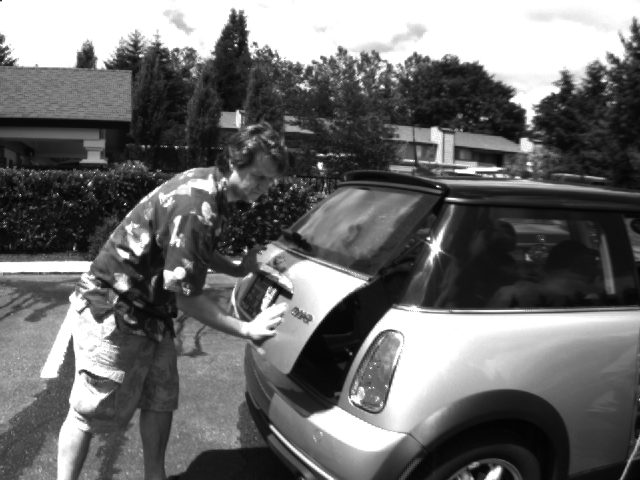
%> input picture Conergence files cluster/frame10.png, 640 x 480 px
$ octave --eval "V_cycle;"   (GNU Octave 9; MATLAB toolbox functions it lacks are replaced by stand-ins)
%> lines starting %> are read from the running program, lines starting %| are printed output that depends on the picture; in (x1, y1, x2, y2) boxes, pixels count from 0 and x2, y2 are one past the last pixel; in counts of white or black regions, pixels touching at a corner belong together; the program's own positions count from 1
### Conergence files cluster/initial_values.m
function [u0, v0, Ix, Iy, lambda, rhsu, rhsv, tol, maxit] = initial_values();

I0 = double(imread('frame10.png'));
%> I0: size 480x640 double; min 3, max 255, mean 108.4; mean of the top-left, top-right, bottom-left and bottom-right quarters 105.8, 117, 108.3, 102.6
I1 = double(imread('frame11.png'));
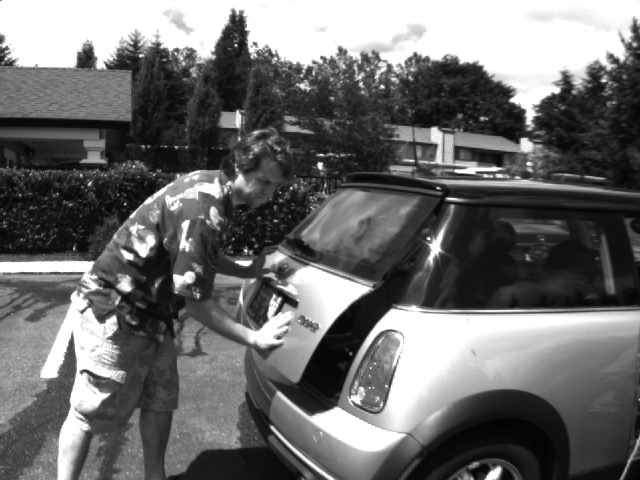
%> input picture Conergence files cluster/frame11.png, 640 x 480 px
%> I1: size 480x640 double; min 2, max 255, mean 108.7; mean of the top-left, top-right, bottom-left and bottom-right quarters 105.8, 116.9, 107.9, 104
% [I0,I1] = generate_test_images(256);
[I0,I1] = imagePreprocessing(I0,I1);
[It,Ix,Iy] =  dI(I0,I1);
lambda = 1000;

rhsu = -Ix.*It;
rhsv = -Iy.*It;

u0 = zeros(size(rhsu));
v0 = zeros(size(rhsv));

tol = 0.001;
maxit = 1000;
end

### imagePreprocessing.m
function [I0,I1] = imagePreprocessing(I0,I1)


sigma = 5;
I0 = imgaussfilt(I0,sigma);
I1 = imgaussfilt(I1,sigma);


end

### dI.m
function [dtI,dxI,dyI] = dI(I0,I1)
%% Pre-allocating
[n,m] = size(I0);
%> n = 480; m = 640
dxI0 = zeros(size(I0));
dxI1 = zeros(size(I1));
dyI0 = zeros(size(I0));
dyI1 = zeros(size(I1));
%% dtI
dtI = I1-I0;

%% dxI
for i = 1:m-1
    dxI0(:,i) = I0(:,i+1)-I0(:,i);
    dxI1(:,i) = I1(:,i+1)-I1(:,i);
end
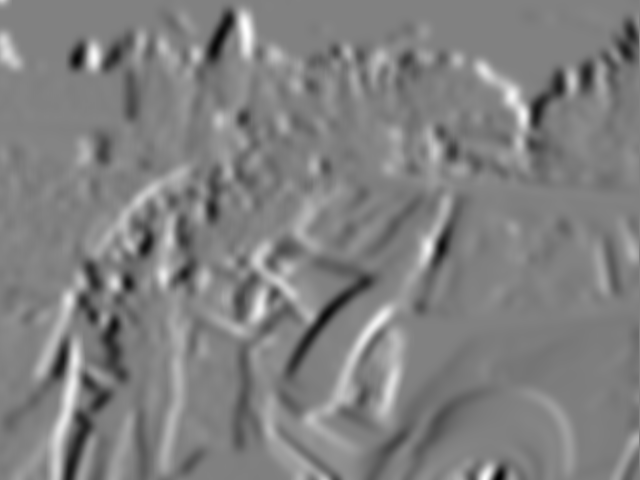
%> dxI0: size 480x640 double; min -16.8, max 16.32, mean -0.0649; drawn with min black and max white
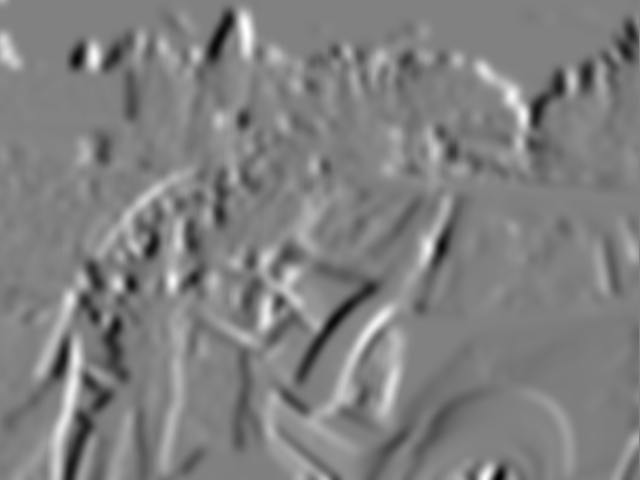
%> dxI1: size 480x640 double; min -16.79, max 16.31, mean -0.0655; drawn with min black and max white
    dxI0(:,m) =  I0(:,m)-I0(:,m-1);
%> dxI0: size 480x640 double; 0.16% of pixels changed, all inside (x1, y1, x2, y2) = (639, 0, 640, 480)
    dxI1(:,m) =  I1(:,m)-I1(:,m-1);

    dxI = 1/2*(dxI0+dxI1);
%% dyI
for i = 1:n-1
    dyI0(i,:) = I0(i+1,:)-I0(i,:);
    dyI1(i,:) = I1(i+1,:)-I1(i,:);
end
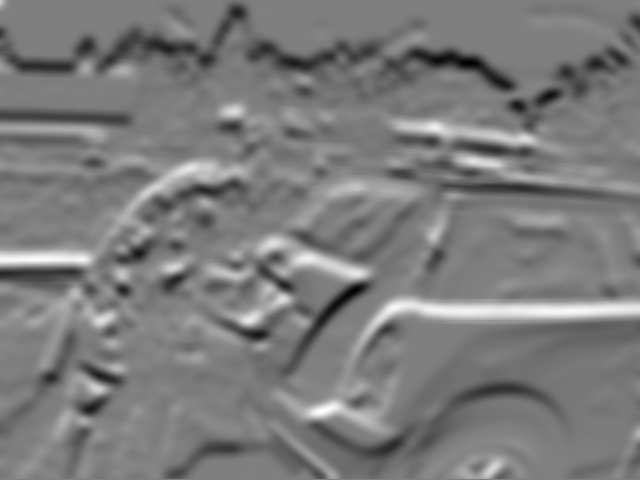
%> dyI0: size 480x640 double; min -17.07, max 17.18, mean -0.399; drawn with min black and max white
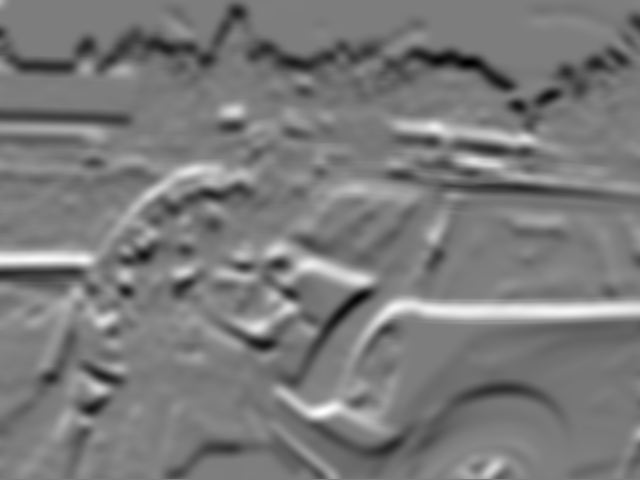
%> dyI1: size 480x640 double; min -17.08, max 17.5, mean -0.399; drawn with min black and max white
    dyI0(n,:) =  I0(n,:)-I0(n-1,:);
%> dyI0: size 480x640 double; 0.21% of pixels changed, all inside (x1, y1, x2, y2) = (0, 479, 640, 480)
    dyI1(n,:) =  I1(n,:)-I1(n-1,:);

    dyI = 1/2*(dyI0+dyI1);
end

### Conergence files cluster/rediscretize.m
function [Syst_mat,RHS] = rediscretize(I0,I1,M,N,lambda)
%UNTITLED Summary of this function goes here
%   Detailed explanation goes here

[It,Ix,Iy] =  dI(I0,I1);
% M rows and N columns
%% Creating B1 and B2
Ix = Ix(:);
Iy = Iy(:);
It = It(:);
e = -lambda*ones(M*N,1);
diagonal1 = -4*e + Ix.^2;
diagonal2 = -4*e + Iy.^2;
B1 = spdiags([e,e,diagonal1,e,e],[-M,-1,0,1,M],M*N,M*N);
B2 = spdiags([e,e,diagonal2,e,e],[-M,-1,0,1,M],M*N,M*N);


indices1 = (M+1):M:M*N; indices2 = M:M:(M*N-1);
B1(indices1,indices2) = 0; B1(indices2,indices1) = 0; B2(indices1,indices2) = 0; B2(indices2,indices1) = 0;
%% Creating IxIy
IxIy = spdiags(Ix.*Iy,0,M*N,M*N);

%% Create full matrix
Syst_mat = [B1,IxIy;
    IxIy,B2];
%% RHS

RHS = -[Ix.*It;Iy.*It];

end

### Conergence files cluster/subcycle.m
function [ u1,v1 ,norm1_r,A,SMP,FLOPS] = subcycle(Syst_mat,RHS,level,u0,v0,M,N,pre_s,post_s,max_level,norm1_r,A,SMP,flag,FLOPS)
%UNTITLED4 Summary of this function goes here
%   Detailed explanation goes here

%% getSystem


int_check=isinteger(int16(M)/(2^level)) && isinteger(int16(N)/(2^level));


%% initiate recursion
if level<max_level && int_check

%% pre_smooth
% [u1,v1]=rb_GS(Syst_mat,RHS,u0,v0,pre_s,M,N);
%norm1_r = [norm1_r;norm(RHS-Syst_mat*[u0;v0])];
%plot(norm1_r,'-*')
[u1,v1,A] = Gauss_Seidel_RB_level(u0, v0, RHS, Syst_mat, M,N, pre_s,flag,level,A,false);
residual_u1_v1=RHS-Syst_mat*[u1;v1];
% [12 lines of commented-out code are left out]
switch flag

    case false
        [~,RHS_2]=step_down_Mat_level(Syst_mat,residual_u1_v1,M,N,flag);
        Syst_mat_2 = SMP{level};
    case true
        [Syst_mat_2,RHS_2]=step_down_Mat_level(Syst_mat,residual_u1_v1,M,N,flag);
        SMP{level} = Syst_mat_2;
end


u0=zeros(length(RHS_2)/2,1);
v0=zeros(length(RHS_2)/2,1);
% fprintf('Time for step_down_Mat %f \n',toc)


[up_u,up_v,norm1_r,A,SMP,FLOPS]=subcycle(Syst_mat_2,RHS_2,level+1,u0,v0,M/2,N/2,pre_s,post_s,max_level,norm1_r,A,SMP,flag,FLOPS);

[up_u]=step_up(up_u,M,N);
[up_v]=step_up(up_v,M,N);

u1=u1+up_u;
v1=v1+up_v;
% [I1]=step_up_im(I1,M,N);

%% post_smooth
[u1,v1,A] = Gauss_Seidel_RB_level(u1, v1, RHS, Syst_mat, M,N, post_s,flag,level,A,true);
% [4 lines of commented-out code are left out]


else
    if level==max_level
    %% Conjugate Gradient
    x0=[u0;v0];
    [x,~,cnt]=conjugate_gradient(Syst_mat,RHS,x0(:),10^-8,1000);
    u1 = x(1:M*N); v1 = x(M*N+1:end);
    FLOPS = FLOPS + cnt* 10 * (M*N);
    end

end


end

### getRedBlack.m
function [black,red] = getRedBlack(M,N)

if mod(M,2) == 1
    black = 1:2:M*N;
    red = 2:2:M*N;
else
    X = reshape(1:M*N,M,N)';
    red = zeros(ceil(M*N/2),1);
    redCNT = 0;
    for i = 1:2:M
        red(redCNT+1:redCNT + length(X(2:2:end,i))) = X(2:2:end,i);
        redCNT = redCNT + length(X(2:2:end,i));
    end
    for i = 2:2:M
        red(redCNT+1:redCNT + length(X(1:2:end,i))) = X(1:2:end,i);
        redCNT = redCNT + length(X(1:2:end,i));
    end
    red = sort(red);
    black = ((1:2:N*M)+(2:2:M*N))'-red;
end
end

### Functioning code/Gauss_Seidel_RB_level.m
function [u,v,A] = Gauss_Seidel_RB_level(u0, v0, RHS, Syst_mat, M,N, maxit,saveMat,level,A,reverse)

%
% [u,v] = Gauss_Seidel_RB(u0, v0, Ix, Iy, rhsu, rhsv, tol, maxit) performs
% the red black method for solving the optical flow problem.
%
% input:
% u0 - initial guess for u
% v0 - initial guess for v
% Ix - x-derivative of the first frame
% Iy - y-derivative of the first frame
% lambda - regularisation parameter
% rhsu - right-hand side in the equation for u
% rhsv - right-hand side in the equation for v
% tol - relative residual tolerance
% maxit - maximum number of iterations
%
% output:
% u - numerical solution for u
% v - numerical solution for v
% norm_r = norm(RHS-Syst_mat*[u0;v0]);
%% Initializing values
switch saveMat
    case true
        B1 = Syst_mat(1:M*N,1:M*N);
        B2 = Syst_mat(M*N+1:2*M*N, M*N+1:2*M*N);
        IxIy = Syst_mat(1:M*N,M*N+1:2*M*N);
        rhsu = RHS(1:M*N); rhsv = RHS(M*N+1:end);
        %Black first, red second
        [black,red] = getRedBlack(M,N);
        D1 = full(diag(B1(black,black))).^-1; D2 = full(diag(B1(red,red))).^-1;
        D3 = full(diag(B2(black,black))).^-1; D4 = full(diag(B2(red,red))).^-1;
        E1 = B1(black,red); F1 = B1(red,black); E2 = B2(black,red); F2 = B2(red,black);
        A1 = IxIy(black,black); A2 = IxIy(red,red);
        u1 = u0(black); u2 = u0(red); v1 = v0(black); v2 = v0(red);
        b1 = rhsu(black); b2 = rhsu(red); b3 = rhsv(black); b4 = rhsv(red);

        A{level} = {D1,D2,D3,D4,E1,E2,F1,F2,A1,A2,black,red};
    case false
        rhsu = RHS(1:M*N); rhsv = RHS(M*N+1:end);
        black = A{level}{11};
        red = A{level}{12};
        u1 = u0(black); u2 = u0(red); v1 = v0(black); v2 = v0(red);
        b1 = rhsu(black); b2 = rhsu(red); b3 = rhsv(black); b4 = rhsv(red);
        D1 = A{level}{1};
        D2 = A{level}{2};
        D3 = A{level}{3};
        D4 = A{level}{4};
        E1 = A{level}{5};
        E2 = A{level}{6};
        F1 = A{level}{7};
        F2 = A{level}{8};
        A1 = A{level}{9};
        A2 = A{level}{10};
end

cnt = 0;
switch reverse
    case false
        while maxit > cnt
            cnt = cnt+1;
            u1 = D1.*(b1 - (E1*u2 + A1*v1));%
            u2 = D2.*(b2 - (F1*u1 + A2*v2));%
            v1 = D3.*(b3 - (E2*v2 + A1*u1));%
            v2 = D4.*(b4 - (F2*v1 + A2*u2));%
        end
    case true
        while maxit > cnt
            cnt = cnt+1;
            v2 = D4.*(b4 - (F2*v1 + A2*u2));%
            v1 = D3.*(b3 - (E2*v2 + A1*u1));%
            u2 = D2.*(b2 - (F1*u1 + A2*v2));%
            u1 = D1.*(b1 - (E1*u2 + A1*v1));%
        end
end
% toc
u = [u1;u2];
v = [v1;v2];
u([black;red]) = u;
v([black;red]) = v;
% norm_r = [norm_r,norm([rhsu;rhsv]-Syst_mat*[u;v])];


end

### Conergence files cluster/step_down.m
function [ v1 ] = step_down(u1,M,N)
%UNTITLED2 Summary of this function goes here
%   Detailed explanation goes here

u1 = reshape(u1,M,N);
v1 = 1/4*(u1(1:2:M,1:2:N)+u1(2:2:M,1:2:N)+u1(1:2:M,2:2:N)+u1(2:2:M,2:2:N));
v1=v1(:);

end

### Conergence files cluster/conjugate_gradient.m
% The actual itereations in CG
function [x,r,cnt] = conjugate_gradient(A,b,x0,tol,maxit)
r = b-A*x0; p = r; x = x0; s = r'*r; s0 = s;
cnt = 1;
while sqrt(s)/sqrt(s0) > tol && cnt < maxit
    cnt = cnt+1;
    z = A*p;
    alpha = s/(z'*p);
    x = x + alpha*p;
    r = r-alpha*z;
    s_old = s;
    s = r'*r;
    beta = s/s_old;
    p = r + beta * p;
end
end

### Conergence files cluster/step_down_Mat_level.m
function [ Syst_mat,RHS ] = step_down_Mat_level(Syst_mat,RHS,M,N,saveMat)
%UNTITLED2 Summary of this function goes here
%   Detailed explanation goes here
switch saveMat
    case true
        Cut_mat=create_cut_mat(M,N);
        B1=Syst_mat(1:M*N,1:M*N);
        B2=Syst_mat(M*N+1:end,M*N+1:end);
        D1=Syst_mat(1:M*N,M*N+1:end);
        D2=Syst_mat(M*N+1:end,1:M*N);

        RHS_1=RHS(1:M*N);
        RHS_2=RHS(M*N+1:end);

        %% clip
        B1=Cut_mat*B1*Cut_mat';
        B2=Cut_mat*B2*Cut_mat';
        D1=Cut_mat*D1*Cut_mat';
        D2=Cut_mat*D2*Cut_mat';

        Syst_mat=0.25*[B1,D1;D2,B2];
        %% columnclip
end
RHS_1=RHS(1:M*N);
RHS_2=RHS(M*N+1:end);
RHS_1=step_down(RHS_1,M,N);
RHS_2=step_down(RHS_2,M,N);
RHS=[RHS_1;RHS_2];
end

### Conergence files cluster/step_up.m
function [ v1 ] = step_up( u1,M,N )
%UNTITLED3 Summary of this function goes here
%   Detailed explanation goes here

u1=reshape(u1,M/2,N/2);
v1=zeros(M,N);
v1(1:2:M,1:2:N)=u1;
v1(2:2:M,1:2:N)=u1;
v1(1:2:M,2:2:N)=u1;
v1(2:2:M,2:2:N)=u1;
v1=v1(:);
end

### Convergence files/create_cut_mat.m
function [ C] = create_cut_mat( M,N  )
%UNTITLED Summary of this function goes here
%   Detailed explanation goes here

Cut_mat_row=[1:M*N/2,1:M*N/2,1:M*N/2-M/2,1:M*N/2-M/2];
Cut_mat_column=([1:2:M*N,2:2:M*N,M+1:2:M*N,M+2:2:M*N]);
Cut_mat=sparse(Cut_mat_row,Cut_mat_column,1);
cut_vec=repmat([ones(1,M/2),zeros(1,M/2)],1,N/2);
sp_cut_vec=sparse(1:M*N/2,1:M*N/2,cut_vec);
Cut_mat=sp_cut_vec*Cut_mat;
C=Cut_mat(any(Cut_mat,2),:);
end

### Conergence files cluster/V_cycle.m
function V_cycle()
%UNTITLED4 Summary of this function goes here
%   Detailed explanation goes here
addpath('..\GivenCode');

[u0, v0, ~, ~, ~, ~, ~, ~, ~]=initial_values();
%> in initial_values, `rhsv = -Iy.*It;`:
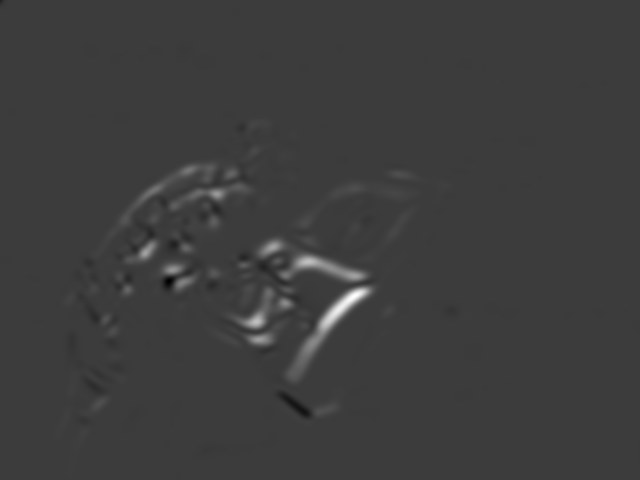
%> rhsv: size 480x640 double; min -528.2, max 1711.4, mean 13.6; drawn with min black and max white
%> u0: size 480x640 double; every value is 0
I0 = double(imread('frame10.png'));
I1 = double(imread('frame11.png'));

%[I0,I1] = generate_test_images(640);
tic
[M,N] = size(I0);
%> M = 480; N = 640
[I0,I1] = imagePreprocessing(I0,I1);

%% Initializing values
step=0;
int_check=isinteger(1);

u1=u0(:);
v1=v0(:);

[Syst_mat,RHS] = rediscretize(I0,I1,M,N,1000);
norm1_r=norm(RHS);
%> norm1_r = 68307.5
% tic
A = {};
SMP = {};
maxit = 200;
cnt = 1;
saveMat = true;
time = 0;
FLOPS = zeros(1,maxit);
while norm1_r(end)/norm1_r(1) > 10^-8 && cnt < maxit
    tic
    [ u1,v1 ,~,A,SMP,CG_FLOPS]=subcycle(Syst_mat,RHS,1,u1,v1,M,N,3,3,4,norm1_r,A,SMP,saveMat,0);
    cnt = cnt+1;
    FLOPS(cnt) = FLOPS(cnt-1) + 5*N*M*(sum((1:4).^-1))*(3*3)+CG_FLOPS;
    norm1_r(cnt) = norm(RHS-Syst_mat*[u1;v1]);
    figure(1)
    plot(FLOPS(1:cnt),log(norm1_r))
    ylim([log(10^-8*norm1_r(1)),log(norm1_r(1))]);
    xlim([0,3*10^9])
    drawnow
    saveMat = false;
    time = time + toc;
    fprintf('Time passed this round: %f. \t Time passed in total: %f \n',toc,time)
end
u1 = reshape(u1,M,N); v1 = reshape(v1,M,N);
img = mycomputeColor(u1,v1); % Have made a small change in this function;
figure;
imagesc(img)


%[u0, v0, Ix, Iy, lambda, rhsu, rhsv, tol, maxit] = initial_values();
%[comp_u,comp_v]=OF_cg(u0, v0, Ix, Iy, lambda, rhsu, rhsv, tol, maxit);
%norm([u1;v1]-[comp_u;comp_v])
end
%> (the run ends here)
